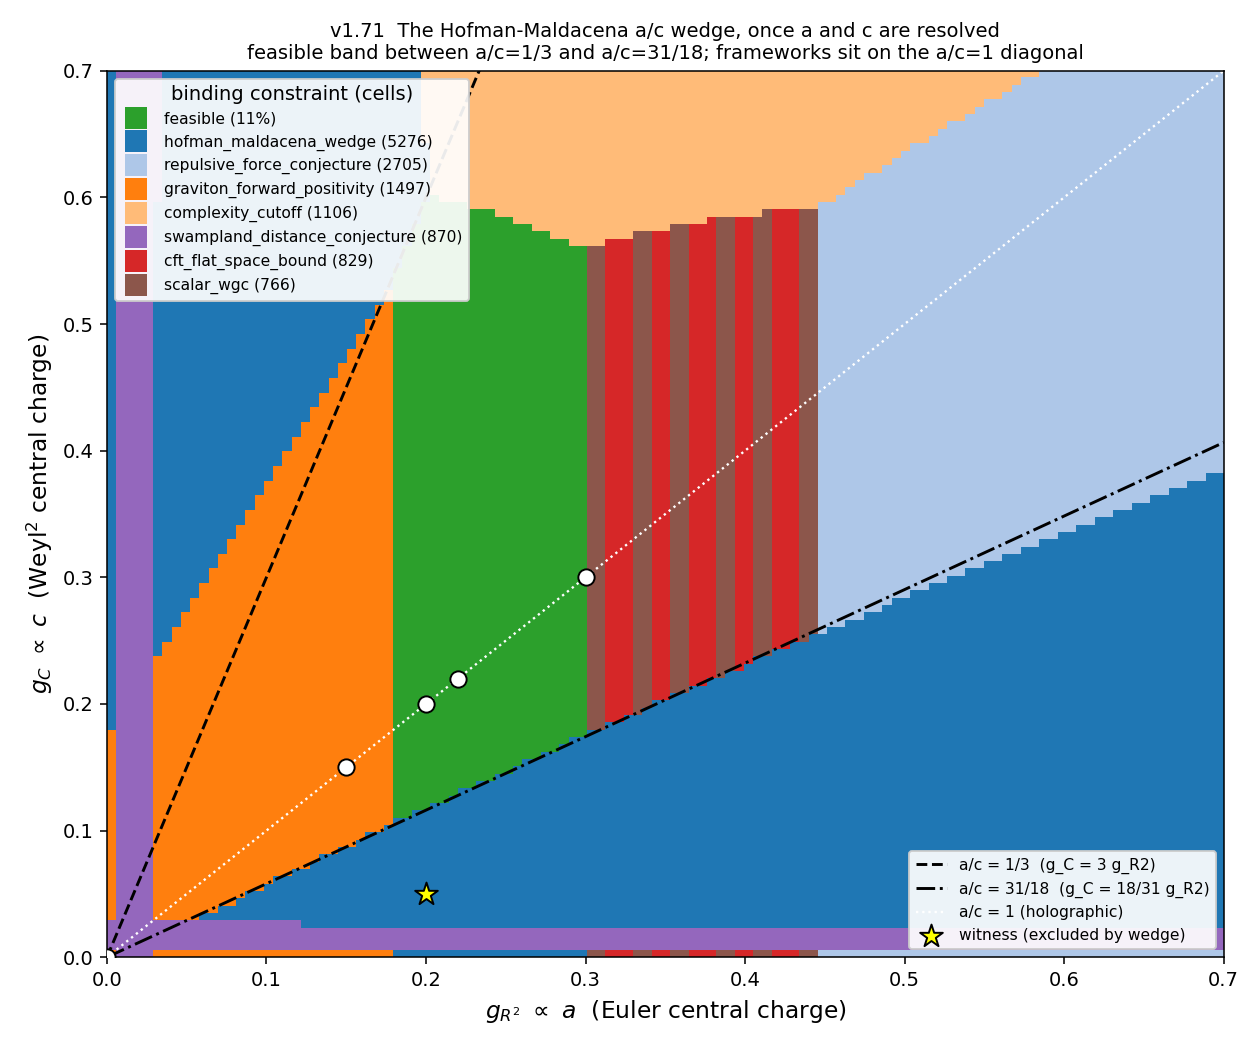

Python code for this plot:
"""v1.71 - The a/c wedge bites once the basis resolves c from a.

v1.70 showed the a-theorem was dormant because the toy basis collapsed the Euler
(a) and Weyl^2 (c) anomalies onto a single coupling g_R2. We now add a second
curvature-squared coupling g_C (= c) and the Hofman-Maldacena wedge
1/3 <= a/c <= 31/18, with a = g_R2, c = g_C.

This script proves the wedge carries NEW information:

  (1) WITNESS: a point feasible under the OLD stack (no g_C / wedge) but excluded
      by the NEW stack purely because of the a/c wedge. Since g_C enters ONLY the
      wedge, the rest of the stack is unchanged, so the wedge is the sole excluder.

  (2) MAP: sweep g_R2 (x) vs g_C (y); color feasible / binding; draw the two
      wedge rays a/c=1/3 and a/c=31/18 and the a/c=1 holographic diagonal.

  (3) FRAMEWORKS: with the default g_C=g_R2 (a/c=1) every framework sits dead
      center -> the wedge does not bite the default points (honest, reported).
"""
import json
import sys

import numpy as np
import matplotlib
matplotlib.use("Agg")
import matplotlib.pyplot as plt
from matplotlib.colors import ListedColormap, BoundaryNorm
from matplotlib.lines import Line2D

sys.path.insert(0, "src")
sys.path.insert(0, "experiments")

from stack import build_stack, frameworks
from itb.constraints.hofman_maldacena import HofmanMaldacenaWedge
from itb.theory import Theory

BASE = {"g_4": 0.5, "g_6": 0.4, "g_8": 0.4, "g_R2": 0.2, "g_R3": 0.15,
        "g_R2_parity": 0.0, "g_R3_parity": 0.0}   # string-like survivor (v1.69)

N = 121
LO, HI = 0.0, 0.7


def feasible(stack, th):
    failed = [c.name for c in stack if not c.evaluate(th).satisfied]
    return len(failed) == 0, failed


def main():
    new_stack = build_stack(bnossw_mean="geometric", rfc_form="convex_hull")
    old_stack = [c for c in new_stack if c.name != "hofman_maldacena_wedge"]

    # (1) WITNESS: string-like survivor, push g_C outside the wedge.
    # a/c = g_R2/g_C; g_R2=0.2. g_C=0.05 -> a/c=4.0 (> 31/18) -> excluded.
    witness = dict(BASE); witness["g_C"] = 0.05
    th_w = Theory(coefficients=witness)
    old_ok, _ = feasible(old_stack, th_w)
    new_ok, new_failed = feasible(new_stack, th_w)
    wedge_r = HofmanMaldacenaWedge().evaluate(th_w)

    # (2) MAP over (g_R2, g_C)
    xs = np.linspace(LO, HI, N)   # g_R2
    ys = np.linspace(LO, HI, N)   # g_C
    grid = np.full((N, N), -1, dtype=int)
    binding_counts = {}
    for j, gC in enumerate(ys):
        for i, gR2 in enumerate(xs):
            coeffs = dict(BASE); coeffs["g_R2"] = float(gR2); coeffs["g_C"] = float(gC)
            th = Theory(coefficients=coeffs)
            worst_m, worst_n = np.inf, None
            for c in new_stack:
                r = c.evaluate(th)
                if not r.satisfied and r.margin < worst_m:
                    worst_m, worst_n = r.margin, c.name
            if worst_n is None:
                grid[j, i] = -1
            else:
                grid[j, i] = 0  # placeholder; remap below
                binding_counts[worst_n] = binding_counts.get(worst_n, 0) + 1

    # rebuild grid storing binding name index
    names = [c.name for c in new_stack]
    nidx = {n: k for k, n in enumerate(names)}
    grid = np.full((N, N), -1, dtype=int)
    for j, gC in enumerate(ys):
        for i, gR2 in enumerate(xs):
            coeffs = dict(BASE); coeffs["g_R2"] = float(gR2); coeffs["g_C"] = float(gC)
            th = Theory(coefficients=coeffs)
            worst_m, worst_n = np.inf, None
            for c in new_stack:
                r = c.evaluate(th)
                if not r.satisfied and r.margin < worst_m:
                    worst_m, worst_n = r.margin, c.name
            grid[j, i] = -1 if worst_n is None else nidx[worst_n]

    feasible_cells = int((grid == -1).sum())
    active = sorted(binding_counts, key=lambda n: -binding_counts[n])
    palette = ["#2ca02c"]
    wall_colors = ["#1f77b4", "#aec7e8", "#ff7f0e", "#ffbb78", "#9467bd",
                   "#d62728", "#8c564b", "#e377c2", "#7f7f7f", "#17becf"]
    palette += [wall_colors[k % len(wall_colors)] for k in range(len(active))]
    cmap = ListedColormap(palette)
    remap = {nidx[n]: (k + 1) for k, n in enumerate(active)}
    disp = np.zeros_like(grid)
    for j in range(N):
        for i in range(N):
            disp[j, i] = 0 if grid[j, i] == -1 else remap[grid[j, i]]
    norm = BoundaryNorm(np.arange(-0.5, len(palette) + 0.5, 1), cmap.N)

    fig, ax = plt.subplots(figsize=(9, 7.5))
    ax.imshow(disp, origin="lower", extent=[LO, HI, LO, HI], aspect="auto",
              cmap=cmap, norm=norm, interpolation="nearest")
    # wedge rays: g_C = 3 g_R2 (a/c=1/3) and g_C = (18/31) g_R2 (a/c=31/18)
    xr = np.array([LO, HI])
    ax.plot(xr, 3.0 * xr, "k--", lw=1.5, label="a/c = 1/3  (g_C = 3 g_R2)")
    ax.plot(xr, (18.0 / 31.0) * xr, "k-.", lw=1.5,
            label="a/c = 31/18  (g_C = 18/31 g_R2)")
    ax.plot(xr, xr, color="white", lw=1.2, ls=":", label="a/c = 1 (holographic)")
    # frameworks at default a/c=1 sit on the white diagonal
    for fw in frameworks():
        g = fw.encode().coefficients.get("g_R2", 0.0)
        if LO <= g <= HI:
            ax.scatter([g], [g], s=70, marker="o", facecolor="white",
                       edgecolor="black", zorder=5)
    # witness point
    ax.scatter([BASE["g_R2"]], [witness["g_C"]], s=150, marker="*",
               facecolor="yellow", edgecolor="black", zorder=6,
               label="witness (excluded by wedge)")

    handles = [Line2D([0], [0], marker="s", linestyle="", markersize=11,
                      markerfacecolor=palette[0], markeredgecolor="none",
                      label=f"feasible ({feasible_cells/(N*N)*100:.0f}%)")]
    for k, n in enumerate(active):
        handles.append(Line2D([0], [0], marker="s", linestyle="", markersize=11,
                              markerfacecolor=palette[k + 1], markeredgecolor="none",
                              label=f"{n} ({binding_counts[n]})"))
    leg1 = ax.legend(handles=handles, loc="upper left", fontsize=8,
                     framealpha=0.92, title="binding constraint (cells)")
    ax.add_artist(leg1)
    ax.legend(loc="lower right", fontsize=8, framealpha=0.92)

    ax.set_xlabel(r"$g_{R^2}\ \propto\ a$  (Euler central charge)", fontsize=12)
    ax.set_ylabel(r"$g_C\ \propto\ c$  (Weyl$^2$ central charge)", fontsize=12)
    ax.set_title("v1.71  The Hofman-Maldacena a/c wedge, once a and c are resolved\n"
                 "feasible band between a/c=1/3 and a/c=31/18; frameworks sit on the "
                 "a/c=1 diagonal", fontsize=10)
    ax.set_xlim(LO, HI); ax.set_ylim(LO, HI)
    fig.tight_layout()
    out = "/tmp/ac_wedge.png"
    fig.savefig(out, dpi=140)

    # (3) FRAMEWORKS under default g_C=g_R2
    fw_rows = []
    wedge = HofmanMaldacenaWedge()
    for fw in frameworks():
        th = fw.encode()
        r = wedge.evaluate(th)
        fw_rows.append({"framework": fw.name,
                        "a_over_c_default": round(r.details.get("a_over_c", 0.0), 3),
                        "wedge_ok": r.satisfied})

    summary = {
        "witness": {
            "point": {"g_R2": BASE["g_R2"], "g_C": witness["g_C"]},
            "a_over_c": round(wedge_r.details["a_over_c"], 3),
            "old_stack_feasible": old_ok,
            "new_stack_feasible": new_ok,
            "new_stack_failed": new_failed,
            "interpretation": ("WEDGE BITES: old stack allowed it, wedge excludes it"
                               if (old_ok and not new_ok and
                                   new_failed == ["hofman_maldacena_wedge"])
                               else "check"),
        },
        "map": {"grid": f"{N}x{N}", "range": [LO, HI],
                "feasible_cells": feasible_cells,
                "feasible_fraction": round(feasible_cells / (N * N), 4),
                "binding_counts": dict(sorted(binding_counts.items(),
                                              key=lambda kv: -kv[1])),
                "png": out},
        "frameworks_default_ac1": fw_rows,
    }
    print(json.dumps(summary, indent=2))


if __name__ == "__main__":
    main()
